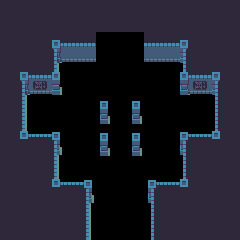

A 2D game scene composited from a Tiled map and its tileset images. What follows is a short description and the map's XML, with every tile layer's data as written:
An orthogonal 15x15 tile map with 16x16 px tiles, 1 tile layer (Tiles) and 17 objects (7x Peeble, 2x Statue, 2x Crate, 2x Les écritures sont trop abimées par le t, 2x link, ...).

<map version="1.0" orientation="orthogonal" width="15" height="15" tilewidth="16" tileheight="16">
 <tileset firstgid="1" name="tiles" tilewidth="16" tileheight="16">
  <image source="../../tilesets/tiles.png" width="96" height="144" />
 </tileset>
 <layer name="Tiles" width="15" height="15">
  <data>
   <tile gid="8" />
   <tile gid="8" />
   <tile gid="8" />
   <tile gid="8" />
   <tile gid="8" />
   <tile gid="8" />
   <tile gid="8" />
   <tile gid="8" />
   <tile gid="8" />
   <tile gid="8" />
   <tile gid="8" />
   <tile gid="8" />
   <tile gid="8" />
   <tile gid="8" />
   <tile gid="8" />
   <tile gid="8" />
   <tile gid="8" />
   <tile gid="8" />
   <tile gid="8" />
   <tile gid="8" />
   <tile gid="8" />
   <tile gid="8" />
   <tile gid="8" />
   <tile gid="8" />
   <tile gid="8" />
   <tile gid="8" />
   <tile gid="8" />
   <tile gid="8" />
   <tile gid="8" />
   <tile gid="8" />
   <tile gid="8" />
   <tile gid="8" />
   <tile gid="8" />
   <tile gid="4" />
   <tile gid="5" />
   <tile gid="5" />
   <tile gid="0" />
   <tile gid="0" />
   <tile gid="0" />
   <tile gid="5" />
   <tile gid="5" />
   <tile gid="6" />
   <tile gid="8" />
   <tile gid="8" />
   <tile gid="8" />
   <tile gid="8" />
   <tile gid="8" />
   <tile gid="8" />
   <tile gid="10" />
   <tile gid="11" />
   <tile gid="11" />
   <tile gid="0" />
   <tile gid="0" />
   <tile gid="0" />
   <tile gid="11" />
   <tile gid="11" />
   <tile gid="12" />
   <tile gid="8" />
   <tile gid="8" />
   <tile gid="8" />
   <tile gid="8" />
   <tile gid="4" />
   <tile gid="5" />
   <tile gid="46" />
   <tile gid="0" />
   <tile gid="0" />
   <tile gid="0" />
   <tile gid="0" />
   <tile gid="0" />
   <tile gid="0" />
   <tile gid="0" />
   <tile gid="45" />
   <tile gid="5" />
   <tile gid="6" />
   <tile gid="8" />
   <tile gid="8" />
   <tile gid="10" />
   <tile gid="50" />
   <tile gid="52" />
   <tile gid="0" />
   <tile gid="0" />
   <tile gid="0" />
   <tile gid="0" />
   <tile gid="0" />
   <tile gid="0" />
   <tile gid="0" />
   <tile gid="51" />
   <tile gid="50" />
   <tile gid="12" />
   <tile gid="8" />
   <tile gid="8" />
   <tile gid="16" />
   <tile gid="0" />
   <tile gid="0" />
   <tile gid="0" />
   <tile gid="0" />
   <tile gid="21" />
   <tile gid="0" />
   <tile gid="21" />
   <tile gid="0" />
   <tile gid="0" />
   <tile gid="0" />
   <tile gid="0" />
   <tile gid="18" />
   <tile gid="8" />
   <tile gid="8" />
   <tile gid="16" />
   <tile gid="0" />
   <tile gid="0" />
   <tile gid="0" />
   <tile gid="0" />
   <tile gid="27" />
   <tile gid="0" />
   <tile gid="27" />
   <tile gid="0" />
   <tile gid="0" />
   <tile gid="0" />
   <tile gid="0" />
   <tile gid="18" />
   <tile gid="8" />
   <tile gid="8" />
   <tile gid="22" />
   <tile gid="23" />
   <tile gid="34" />
   <tile gid="0" />
   <tile gid="0" />
   <tile gid="21" />
   <tile gid="0" />
   <tile gid="21" />
   <tile gid="0" />
   <tile gid="0" />
   <tile gid="33" />
   <tile gid="23" />
   <tile gid="24" />
   <tile gid="8" />
   <tile gid="8" />
   <tile gid="8" />
   <tile gid="8" />
   <tile gid="40" />
   <tile gid="0" />
   <tile gid="0" />
   <tile gid="27" />
   <tile gid="0" />
   <tile gid="27" />
   <tile gid="0" />
   <tile gid="0" />
   <tile gid="39" />
   <tile gid="8" />
   <tile gid="8" />
   <tile gid="8" />
   <tile gid="8" />
   <tile gid="8" />
   <tile gid="8" />
   <tile gid="16" />
   <tile gid="0" />
   <tile gid="0" />
   <tile gid="0" />
   <tile gid="0" />
   <tile gid="0" />
   <tile gid="0" />
   <tile gid="0" />
   <tile gid="18" />
   <tile gid="8" />
   <tile gid="8" />
   <tile gid="8" />
   <tile gid="8" />
   <tile gid="8" />
   <tile gid="8" />
   <tile gid="22" />
   <tile gid="23" />
   <tile gid="34" />
   <tile gid="0" />
   <tile gid="0" />
   <tile gid="0" />
   <tile gid="33" />
   <tile gid="23" />
   <tile gid="24" />
   <tile gid="8" />
   <tile gid="8" />
   <tile gid="8" />
   <tile gid="8" />
   <tile gid="8" />
   <tile gid="8" />
   <tile gid="8" />
   <tile gid="8" />
   <tile gid="40" />
   <tile gid="0" />
   <tile gid="0" />
   <tile gid="0" />
   <tile gid="39" />
   <tile gid="8" />
   <tile gid="8" />
   <tile gid="8" />
   <tile gid="8" />
   <tile gid="8" />
   <tile gid="8" />
   <tile gid="8" />
   <tile gid="8" />
   <tile gid="8" />
   <tile gid="8" />
   <tile gid="16" />
   <tile gid="0" />
   <tile gid="0" />
   <tile gid="0" />
   <tile gid="18" />
   <tile gid="8" />
   <tile gid="8" />
   <tile gid="8" />
   <tile gid="8" />
   <tile gid="8" />
   <tile gid="8" />
   <tile gid="8" />
   <tile gid="8" />
   <tile gid="8" />
   <tile gid="8" />
   <tile gid="16" />
   <tile gid="0" />
   <tile gid="0" />
   <tile gid="0" />
   <tile gid="18" />
   <tile gid="8" />
   <tile gid="8" />
   <tile gid="8" />
   <tile gid="8" />
   <tile gid="8" />
  </data>
 </layer>
 <objectgroup name="Objects" width="0" height="0">
  <object name="Statue" x="64" y="64" width="32" height="32" />
  <object name="Statue" x="144" y="64" width="32" height="32" />
  <object name="Door" x="96" y="32" width="48" height="32" />
  <object name="Desk" x="144" y="144" width="32" height="16" />
  <object name="Crate" x="64" y="144" width="16" height="16" />
  <object name="Crate" x="64" y="160" width="16" height="16" />
  <object name="Peeble" x="80" y="112" width="16" height="16" />
  <object name="Peeble" x="176" y="96" width="16" height="16" />
  <object name="Peeble" x="144" y="112" width="16" height="16" />
  <object name="Peeble" x="128" y="160" width="16" height="16" />
  <object name="Peeble" x="96" y="80" width="16" height="16" />
  <object name="Peeble" x="128" y="64" width="16" height="16" />
  <object name="Peeble" x="32" y="96" width="16" height="16" />
  <object name="Les écritures sont trop abimées par le temps pour etre lues" x="192" y="80" width="16" height="16" />
  <object name="Les écritures sont trop abimées par le temps pour etre lues" x="32" y="80" width="16" height="16" />
  <object name="link" x="96" y="32" width="48" height="16" />
  <object name="link" x="96" y="224" width="48" height="16" />
 </objectgroup>
</map>
